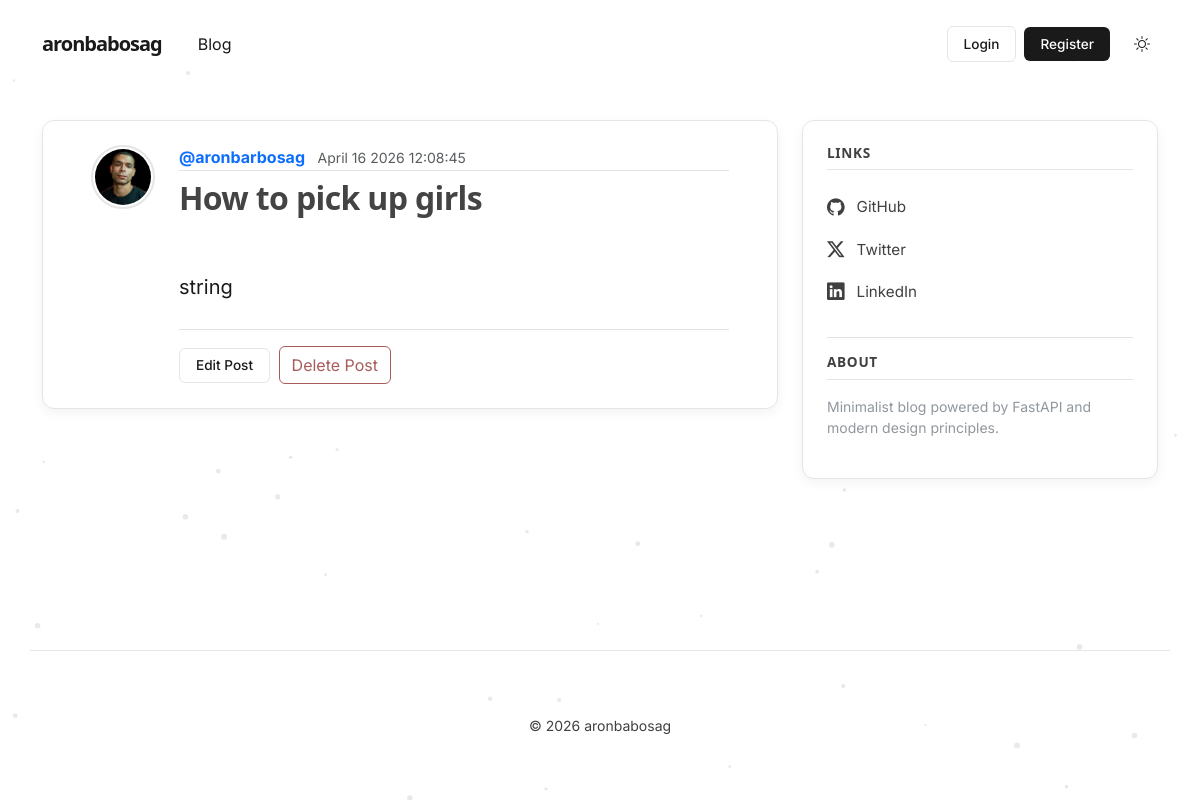
/posts/1, run on the app's committed database.
### models/entities/schemas.py (models this page shows, shortened)
class User(Base):
    __tablename__ = "users"
    id: Mapped[int] = mapped_column(Integer, primary_key=True, index=True)
    username: Mapped[str] = mapped_column(String(50), unique=True, nullable=False)
    email: Mapped[str] = mapped_column(String(120), unique=True, nullable=False)
    image_file: Mapped[str | None] = mapped_column(
        String(200),
        nullable=True,
        default=None,
    )
    posts: Mapped[list[Post]] = relationship(back_populates="author")

class Post(Base):
    __tablename__ = "posts"
    id: Mapped[int] = mapped_column(Integer, primary_key=True, index=True)
    title: Mapped[str] = mapped_column(String(100), nullable=False)
    content: Mapped[str] = mapped_column(Text, nullable=False)
    user_id: Mapped[int] = mapped_column(
        ForeignKey("users.id"),
        nullable=False,
        index=True,
    )
    date_posted: Mapped[datetime] = mapped_column(
        DateTime(timezone=True),
        default=lambda: datetime.now(UTC),
    )
    author: Mapped[User] = relationship(back_populates="posts", lazy="joined")

### main.py (the view)
@app.get("/posts/{id}", include_in_schema=False, name="post_html")
def get_post_html(request: Request, id: int):
    connection = DBConnectionHandler()
    repo = PostRepository(connection)
    post = repo.select_post(post_id=id)
    if post:
        title = post.title[:50]
        return templates.TemplateResponse(
            request,
            "post.html",
            {"post": post, "title": title},
        )
    raise HTTPException(status_code=status.HTTP_404_NOT_FOUND, detail="Post not found")

### templates/post.html (shortened to what this page needs)
{% extends "layout.html" %}
{% block content %}
  <article class="post-card-container py-4 px-4 px-md-5">
    <div class="d-flex align-items-start gap-4">
      <img class="rounded-circle article-img flex-shrink-0"
           src="{{ post.author.image_path }}"
           alt="{{ post.author.username }}\'s profile picture"
           width="64"
           height="64"
           loading="lazy">
      <div class="flex-grow-1">
        <div class="article-metadata mb-2">
          <a class="me-2 fw-bold text-decoration-none color-inherit" href="{{url_for('user_posts',user_id=post.author.id)}}">@{{ post.author.username }}</a>
          <small class="text-body-secondary">{{ post.date_posted.strftime(" %B %d %Y %H:%M:%S") }}</small>
        </div>
        <h2 class="article-title fw-bold mb-3" style="letter-spacing: -0.02em;">{{ post.title }}</h2>
        <div class="article-content opacity-85 fs-5" style="line-height: 1.8;">
            {{ post.content }}
        </div>
        <div class="post-actions mt-4 pt-3 border-top border-opacity-10">
          <a class="btn btn-outline-minimal me-1" href="#">Edit Post</a>
          <button type="button"
                  class="btn btn-outline-danger"
                  data-bs-toggle="modal"
                  data-bs-target="#deleteModal">Delete Post</button>
        </div>
      </div>
    </div>
  </article>
{% endblock content %}

### static/css/main.css (style rules this page uses)
:root { --font-heading: "Montserrat", system-ui, -apple-system, BlinkMacSystemFont, sans-serif; --font-body: "Nunito", system-ui, -apple-system, BlinkMacSystemFont, sans-serif; --color-bg-body: #fafafa; --color-bg-content: #ffffff; --color-text-primary: #333333; --color-text-heading: #444444; --color-steel: #527c9f; --color-nav-link: #cbd5db; --color-nav-link-hover: #ffffff; --color-link-hover: #428bca; --color-border: #dddddd; --color-border-light: #e3e3e3; --spacing-xl: 5rem; --article-img-size: 4rem; --account-img-size: 7.813rem; }
body { font-family: var(--font-body); background: var(--color-bg-body); color: var(--color-text-primary); }
h1, h2, h3, h4, h5, h6 { font-family: var(--font-heading); color: var(--color-text-heading); }
a { text-decoration: none; }
.article-title { color: var(--color-text-heading); transition: color 0.2s ease-in-out; }
.article-content { white-space: pre-line; font-size: 1.25rem; }
.article-img { height: var(--article-img-size); width: var(--article-img-size); flex-shrink: 0; object-fit: cover; border: 1px solid var(--color-border-light); box-shadow: 0 0 0 2px var(--color-bg-content); }
.article-metadata { padding-bottom: 0.063rem; border-bottom: 1px solid var(--color-border-light); }
.article-metadata a { transition: color 0.2s ease-in-out; }
.btn-outline-danger { --bs-btn-color: #a85b5b; --bs-btn-border-color: #a85b5b; --bs-btn-hover-color: #fff; --bs-btn-hover-bg: #924e4e; --bs-btn-hover-border-color: #874848; --bs-btn-active-color: #fff; --bs-btn-active-bg: #874848; --bs-btn-active-border-color: #7c4242; }

### templates/layout.html (style rules this page uses)
:root { --bg-color: #ffffff; --text-color: #1a1a1a; --accent-color: #404040; --border-color: #e5e5e5; --hover-color: #f5f5f5; --card-shadow: 0 4px 12px rgba(0, 0, 0, 0.05); --font-main: 'Inter', sans-serif; }
body { font-family: var(--font-main); background-color: var(--bg-color); color: var(--text-color); transition: background-color 0.4s ease, color 0.4s ease; overflow-x: hidden; min-height: 100vh; }
.post-card-container { border: 1px solid var(--border-color); border-radius: 12px; padding: 2rem; margin-bottom: 2rem; background: var(--bg-color); box-shadow: var(--card-shadow); transition: transform 0.2s ease; }
.article-img { border: 2px solid var(--border-color); padding: 2px; object-fit: cover; }
.btn-outline-minimal { background: transparent; color: var(--text-color); border: 1px solid var(--border-color); padding: 0.4rem 1rem; border-radius: 6px; font-weight: 500; font-size: 0.85rem; transition: background 0.2s; }

### data on the page
User: author.image_path (picture), author.username "aronbarbosag"
Post: date_posted "April 16 2026 12:08:45", title "How to pick up girls", content "string"
